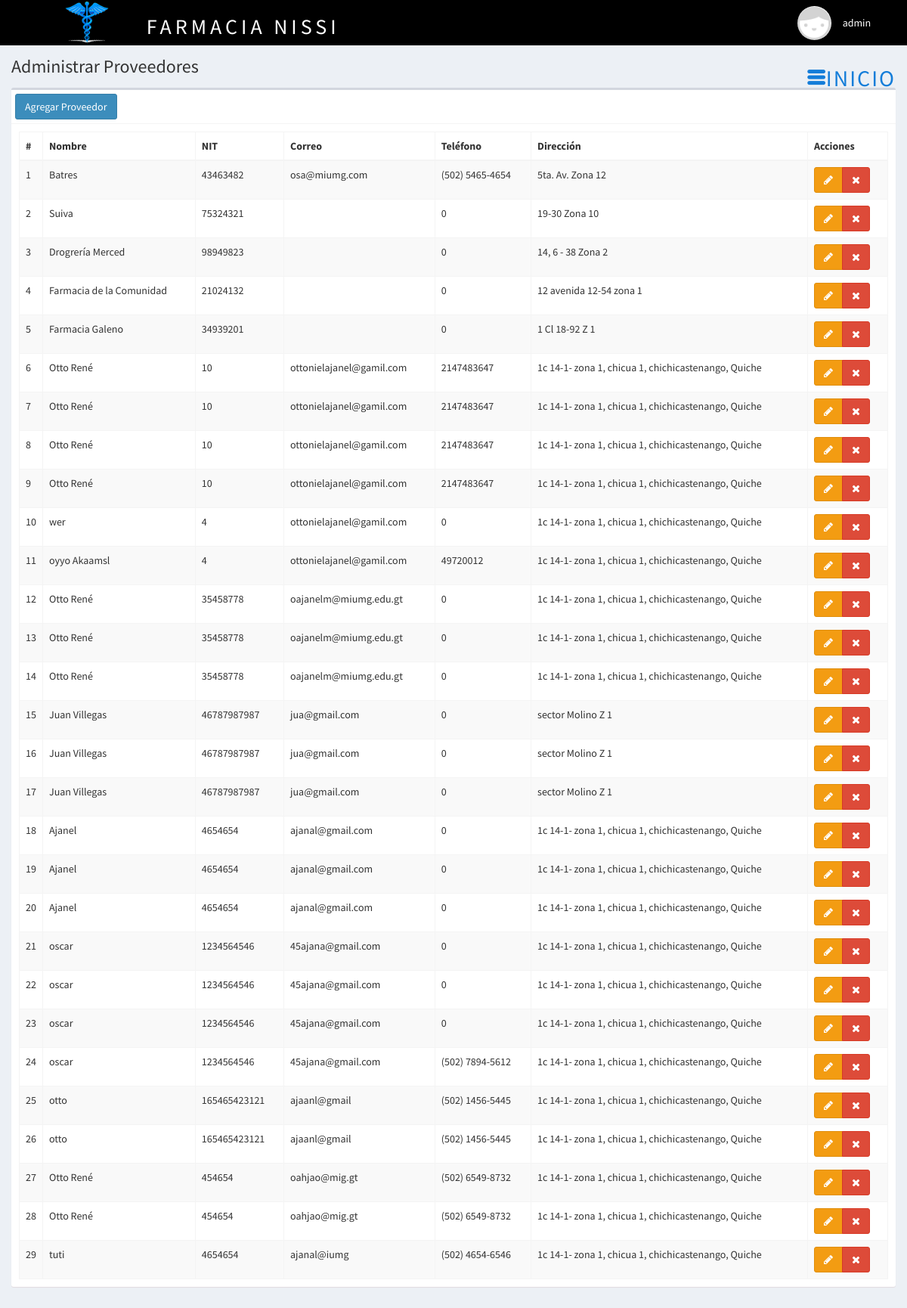
The page /proveedores (signed in) on the database its author committed.
### tables this page shows
CREATE TABLE `proveedor` (
  `CODIGO_PROVEEDOR` int(11) NOT NULL,
  `NIT` varchar(20) NOT NULL,
  `NOMBRE_PROVEEDOR` varchar(100) NOT NULL,
  `DIRECCION` varchar(100) NOT NULL,
  `CORREO` varchar(50) NOT NULL,
  `TELEFONO` varchar(15) NOT NULL
);

### controladores/plantilla.controlador.php (called while the page is built)
<?php
class ControladorPlantilla{
	static public function ctrPlantilla(){
		include "vistas/plantilla.php";
	}
}

### index.php (called while the page is built, shortened)
<?php
require_once "controladores/plantilla.controlador.php";
require_once "controladores/usuarios.controlador.php";
require_once "controladores/proveedores.controlador.php";
require_once "controladores/oferta.controlador.php";
require_once "modelos/proveedores.modelo.php";
$plantilla = new ControladorPlantilla();
$plantilla -> ctrPlantilla();

### controladores/proveedores.controlador.php (called while the page is built, shortened)
<?php
class ControladorProveedores{
	static public function ctrMostrarProveedor($item, $valor){
		$tabla = "proveedor";
		$respuesta = ModeloProveedores::mdlMostrarProveedor($tabla, $item, $valor);
		return $respuesta;
	}
}

### modelos/conexion.php (called while the page is built)
<?php
class Conexion{
	static public function conectar(){
		$link = new PDO("mysql:host=localhost;dbname=nissi",
			            "root",
			            "");
		$link->exec("set names utf8");
		return $link;
	}
}

### modelos/proveedores.modelo.php (called while the page is built, shortened)
<?php
require_once "conexion.php";
class ModeloProveedores{
	static public function mdlMostrarProveedor($tabla, $item, $valor){
		if($item != null){
			$stmt = Conexion::conectar()->prepare("SELECT * FROM $tabla WHERE $item = :$item");
			$stmt -> bindParam(":".$item, $valor, PDO::PARAM_STR);
			$stmt -> execute();
			return $stmt -> fetch();
		}else{
			$stmt = Conexion::conectar()->prepare("SELECT * FROM $tabla");
			$stmt -> execute();
			return $stmt -> fetchAll();
		}
	}
}

### vistas/modulos/proveedores.php (the view, shortened to what this page needs)
<div class="content-wrapper">
  <section class="content-header">
    <h1>
      Administrar Proveedores
    </h1>
    <ol class="breadcrumb">
      <li><a href="inicio"><i class="ion-navicon-round"></i>INICIO</a></li>
    </ol>
  </section>
  <section class="content">
    <div class="box">
      <div class="box-header with-border">
        <button class="btn btn-primary" data-toggle="modal" data-target="#modalAgregarProveedor">
          Agregar Proveedor
        </button>
      </div>
      <div class="box-body">
       <table class="table table-bordered table-striped dt-responsive tablas" width="100%">
        <thead>
         <tr>
           <th style="width:10px">#</th>
           <th>Nombre</th>
           <th>NIT</th>
           <th>Correo</th>
           <th>Teléfono</th>
           <th>Dirección</th>
           <th>Acciones</th>
         </tr>
        </thead>
        <tbody>
        <?php
          $item = null;
          $valor = null;
          $proveedores = ControladorProveedores::ctrMostrarProveedor($item, $valor);
          foreach ($proveedores as $key => $value) {
            echo '<tr>
                    <td>'.($key+1).'</td>
                    <td>'.$value["NOMBRE_PROVEEDOR"].'</td>
                    <td>'.$value["NIT"].'</td>
                    <td>'.$value["CORREO"].'</td>
                    <td>'.$value["TELEFONO"].'</td>
                    <td>'.$value["DIRECCION"].'</td>
                    <td>
                      <div class="btn-group">
                        <button class="btn btn-warning btnEditarProveedor" data-toggle="modal" data-target="#modalEditarProveedor" idProveedor="'.$value["CODIGO_PROVEEDOR"].'"><i class="fa fa-pencil"></i></button>';
                      if($_SESSION["perfil"] == "Administrador"){
                          echo '<button class="btn btn-danger btnEliminarProveedor" idProveedor="'.$value["CODIGO_PROVEEDOR"].'"><i class="fa fa-times"></i></button>';
                      }
                      echo '</div>
                    </td>
                  </tr>';
            }
        ?>
        </tbody>
       </table>
      </div>
    </div>
  </section>
</div>

### rows shown on the page
proveedor: NOMBRE_PROVEEDOR "Batres", NIT "43463482", CORREO "osa@miumg.com", TELEFONO "(502) 5465-4654", DIRECCION "5ta. Av. Zona 12"
proveedor: NOMBRE_PROVEEDOR "Suiva", NIT "75324321", TELEFONO "0", DIRECCION "19-30 Zona 10"
proveedor: NOMBRE_PROVEEDOR "Drogrería Merced", NIT "98949823", TELEFONO "0", DIRECCION "14, 6 - 38 Zona 2"
proveedor: NOMBRE_PROVEEDOR "Farmacia de la Comunidad", NIT "21024132", TELEFONO "0", DIRECCION "12 avenida 12-54 zona 1"
proveedor: NOMBRE_PROVEEDOR "Farmacia Galeno", NIT "34939201", TELEFONO "0", DIRECCION "1 Cl 18-92 Z 1"
proveedor: NOMBRE_PROVEEDOR "Otto René", NIT "10", CORREO "ottonielajanel@gamil.com", TELEFONO "2147483647", DIRECCION "1c 14-1- zona 1, chicua 1, chichicastenango, Quiche"
proveedor: NOMBRE_PROVEEDOR "Otto René", NIT "10", CORREO "ottonielajanel@gamil.com", TELEFONO "2147483647", DIRECCION "1c 14-1- zona 1, chicua 1, chichicastenango, Quiche"
proveedor: NOMBRE_PROVEEDOR "Otto René", NIT "10", CORREO "ottonielajanel@gamil.com", TELEFONO "2147483647", DIRECCION "1c 14-1- zona 1, chicua 1, chichicastenango, Quiche"
proveedor: NOMBRE_PROVEEDOR "Otto René", NIT "10", CORREO "ottonielajanel@gamil.com", TELEFONO "2147483647", DIRECCION "1c 14-1- zona 1, chicua 1, chichicastenango, Quiche"
proveedor: NOMBRE_PROVEEDOR "wer", NIT "4", CORREO "ottonielajanel@gamil.com", TELEFONO "0", DIRECCION "1c 14-1- zona 1, chicua 1, chichicastenango, Quiche"
proveedor: NOMBRE_PROVEEDOR "oyyo Akaamsl", NIT "4", CORREO "ottonielajanel@gamil.com", TELEFONO "49720012", DIRECCION "1c 14-1- zona 1, chicua 1, chichicastenango, Quiche"
proveedor: NOMBRE_PROVEEDOR "Otto René", NIT "35458778", CORREO "oajanelm@miumg.edu.gt", TELEFONO "0", DIRECCION "1c 14-1- zona 1, chicua 1, chichicastenango, Quiche"
proveedor: NOMBRE_PROVEEDOR "Otto René", NIT "35458778", CORREO "oajanelm@miumg.edu.gt", TELEFONO "0", DIRECCION "1c 14-1- zona 1, chicua 1, chichicastenango, Quiche"
proveedor: NOMBRE_PROVEEDOR "Otto René", NIT "35458778", CORREO "oajanelm@miumg.edu.gt", TELEFONO "0", DIRECCION "1c 14-1- zona 1, chicua 1, chichicastenango, Quiche"
proveedor: NOMBRE_PROVEEDOR "Juan Villegas", NIT "46787987987", CORREO "jua@gmail.com", TELEFONO "0", DIRECCION "sector Molino Z 1"
proveedor: NOMBRE_PROVEEDOR "Juan Villegas", NIT "46787987987", CORREO "jua@gmail.com", TELEFONO "0", DIRECCION "sector Molino Z 1"
proveedor: NOMBRE_PROVEEDOR "Juan Villegas", NIT "46787987987", CORREO "jua@gmail.com", TELEFONO "0", DIRECCION "sector Molino Z 1"
proveedor: NOMBRE_PROVEEDOR "Ajanel", NIT "4654654", CORREO "ajanal@gmail.com", TELEFONO "0", DIRECCION "1c 14-1- zona 1, chicua 1, chichicastenango, Quiche"
proveedor: NOMBRE_PROVEEDOR "Ajanel", NIT "4654654", CORREO "ajanal@gmail.com", TELEFONO "0", DIRECCION "1c 14-1- zona 1, chicua 1, chichicastenango, Quiche"
proveedor: NOMBRE_PROVEEDOR "Ajanel", NIT "4654654", CORREO "ajanal@gmail.com", TELEFONO "0", DIRECCION "1c 14-1- zona 1, chicua 1, chichicastenango, Quiche"
proveedor: NOMBRE_PROVEEDOR "oscar", NIT "1234564546", CORREO "45ajana@gmail.com", TELEFONO "0", DIRECCION "1c 14-1- zona 1, chicua 1, chichicastenango, Quiche"
proveedor: NOMBRE_PROVEEDOR "oscar", NIT "1234564546", CORREO "45ajana@gmail.com", TELEFONO "0", DIRECCION "1c 14-1- zona 1, chicua 1, chichicastenango, Quiche"
proveedor: NOMBRE_PROVEEDOR "oscar", NIT "1234564546", CORREO "45ajana@gmail.com", TELEFONO "0", DIRECCION "1c 14-1- zona 1, chicua 1, chichicastenango, Quiche"
proveedor: NOMBRE_PROVEEDOR "oscar", NIT "1234564546", CORREO "45ajana@gmail.com", TELEFONO "(502) 7894-5612", DIRECCION "1c 14-1- zona 1, chicua 1, chichicastenango, Quiche"
proveedor: NOMBRE_PROVEEDOR "otto", NIT "165465423121", CORREO "ajaanl@gmail", TELEFONO "(502) 1456-5445", DIRECCION "1c 14-1- zona 1, chicua 1, chichicastenango, Quiche"
proveedor: NOMBRE_PROVEEDOR "otto", NIT "165465423121", CORREO "ajaanl@gmail", TELEFONO "(502) 1456-5445", DIRECCION "1c 14-1- zona 1, chicua 1, chichicastenango, Quiche"
proveedor: NOMBRE_PROVEEDOR "Otto René", NIT "454654", CORREO "oahjao@mig.gt", TELEFONO "(502) 6549-8732", DIRECCION "1c 14-1- zona 1, chicua 1, chichicastenango, Quiche"
proveedor: NOMBRE_PROVEEDOR "Otto René", NIT "454654", CORREO "oahjao@mig.gt", TELEFONO "(502) 6549-8732", DIRECCION "1c 14-1- zona 1, chicua 1, chichicastenango, Quiche"
proveedor: NOMBRE_PROVEEDOR "tuti", NIT "4654654", CORREO "ajanal@iumg", TELEFONO "(502) 4654-6546", DIRECCION "1c 14-1- zona 1, chicua 1, chichicastenango, Quiche"

### other values the page prints
$_SESSION["nombre"] "admin"
